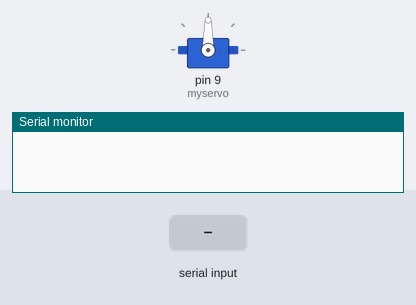
The sketch below on a simulated Arduino Uno, built with avr-gcc and run on an emulated ATmega328P. Shown: servo, the last lines printed to the serial monitor. The test bench sets the inputs (shaded band).

Above: at 1.2 s.
1.3 s: "90,45\n" received over Serial
At 2.0 s:
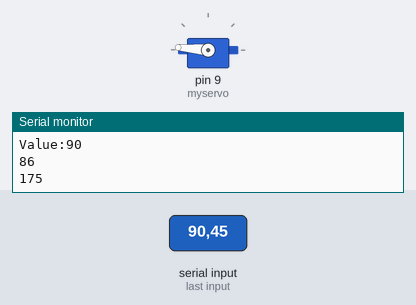
2.8 s: "1,90\n" received over Serial
At 3.1 s:
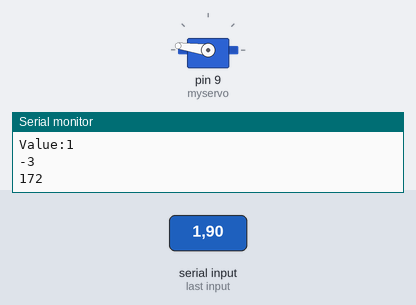
Timing chart, 0 to 5.8 s (numbered marks = the images above; inputs shaded):
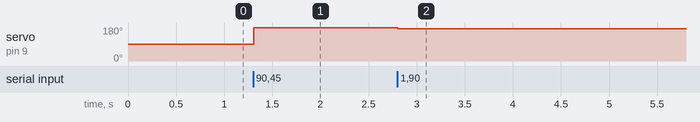

Measured:
- after the input at 1.3 s, servo on pin 9 (myservo): 90° → 175° at once
- after the input at 2.8 s, servo on pin 9 (myservo): 175° → 172° at once

The sketch:

cam.ino
```cpp
#include <Servo.h>
Servo myservo;
void setup() {
  Serial.begin(9600);
  myservo.attach(9);
}
int d_position;
int ser_read;
int position = 90;
String inString = "";
void loop() {
  // Read serial input:
  if (Serial.available()>0) {
    int inChar = Serial.read();
    inString += (char)inChar;
    // if you get a newline, print the string, then the string's value:
    if (inChar == '\n') {
      Serial.print("Value:");
      Serial.println(inString.toInt());
      // tou stelno times gyro apo to 8
      d_position = inString.toInt()-4;
      // clear the string for new input:
      inString = "";
      Serial.println(d_position);
      position += d_position;
      //limit for servo movement (0-180 degrees)
      if (position > 175) {
        position = 175;
      }
      if (position < 5) {
        position = 5;
      }
      // END limit for servo movement (0-180 degrees)
      myservo.write(position);
      Serial.println(position);
      delay(1);
    }
  }
}
```
